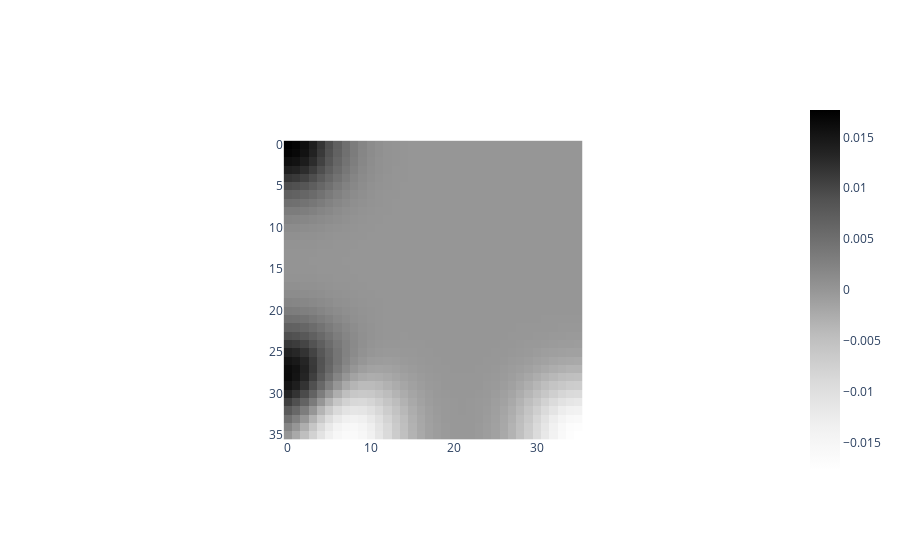

The notebook cell saved with this chart:
### Code cell
plot_heatmap(X_train_heat[1, 0])

### Figure 1 — Plotly figure (JSON) as saved in the notebook; plotly's stock layout.template omitted (floating-point values rounded to 4 significant figures; data arrays with more than 128 entries replaced by an {"elided": "..."} marker saying what was removed)
{"data": [{"colorscale": [[0, "rgb(255,255,255)"], [0.125, "rgb(240,240,240)"], [0.25, "rgb(217,217,217)"], [0.375, "rgb(189,189,189)"], [0.5, "rgb(150,150,150)"], [0.625, "rgb(115,115,115)"], [0.75, "rgb(82,82,82)"], [0.875, "rgb(37,37,37)"], [1, "rgb(0, 0, 0)"]], "type": "heatmap", "z": {"elided": "36x36 float values"}}], "layout": {"autosize": true, "plot_bgcolor": "white", "xaxis": {"autorange": true, "constrain": "domain", "domain": [0.2884, 0.7116], "range": [-0.5, 35.5], "scaleanchor": "y"}, "yaxis": {"autorange": true, "constrain": "domain", "domain": [0, 1], "range": [35.5, -0.5]}}}
